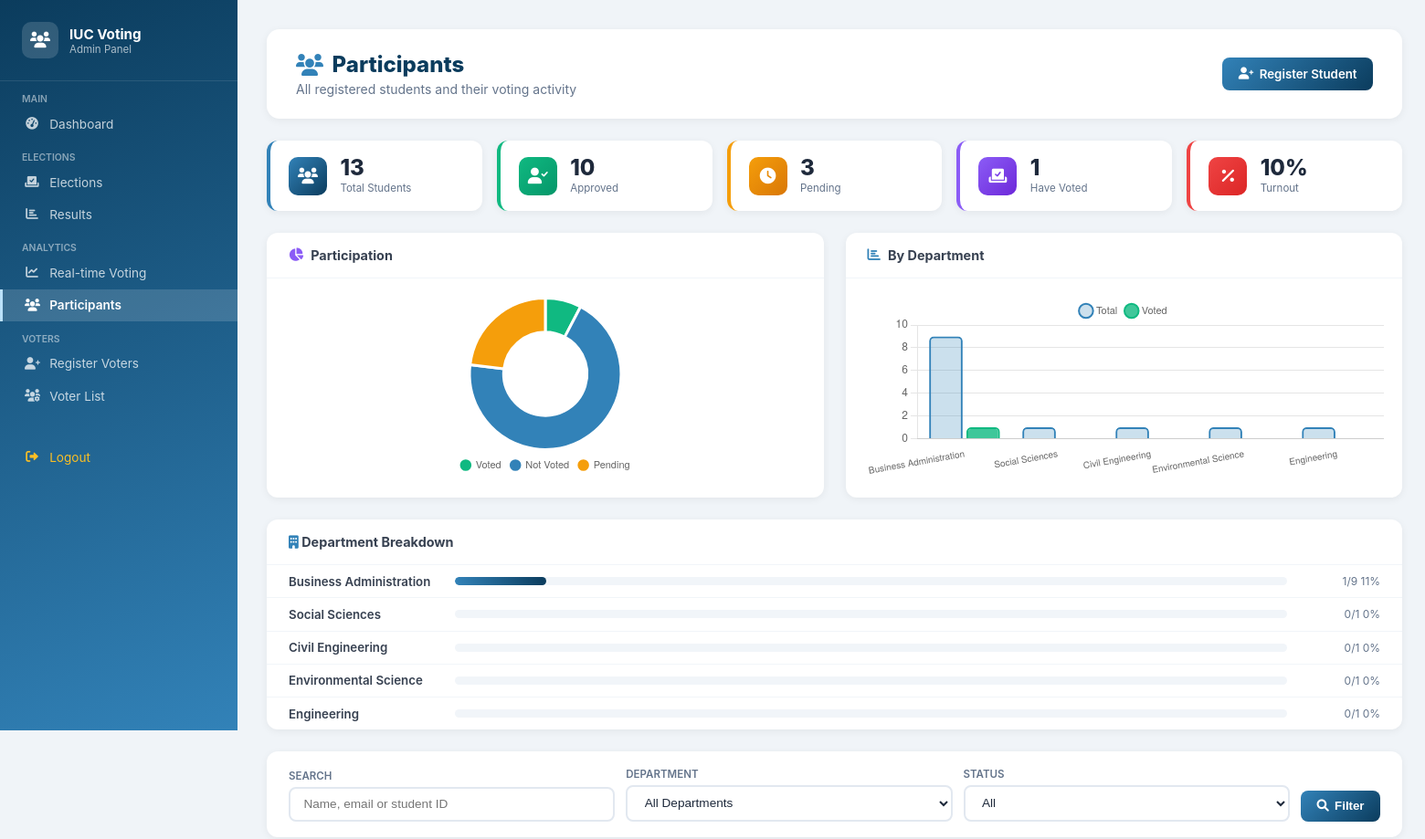
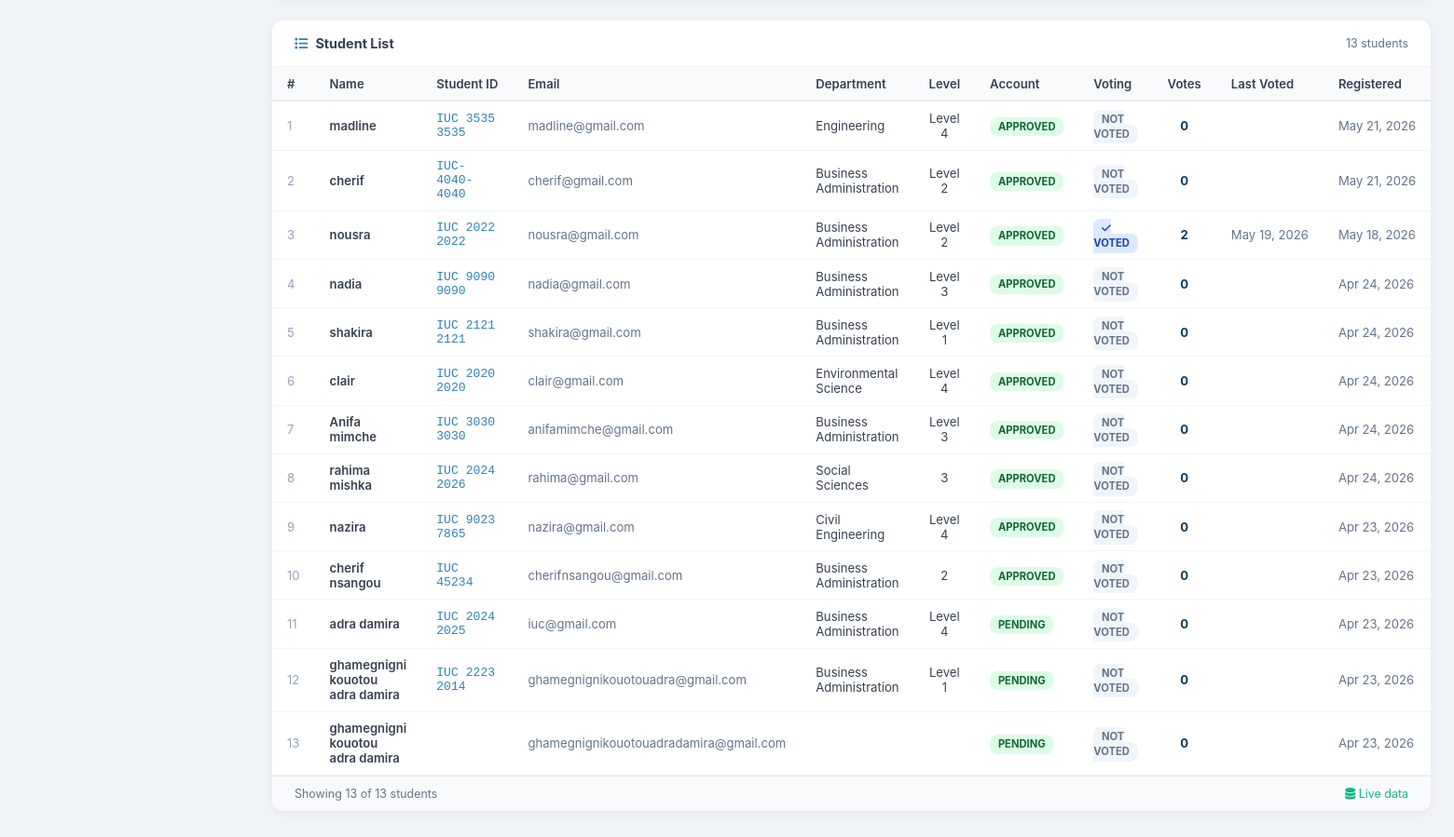
The page /debug/test_participants2.php (signed in) on the database its author committed (2 pictures, top to bottom).
### tables this page shows
CREATE TABLE IF NOT EXISTS `users` (
  `id` int NOT NULL AUTO_INCREMENT,
  `name` varchar(191) NOT NULL,
  `email` varchar(191) NOT NULL,
  `password` varchar(191) NOT NULL,
  `type` enum('student','admin') NOT NULL,
  `status` enum('pending','approved','rejected') DEFAULT 'pending',
  `created_at` timestamp NULL DEFAULT CURRENT_TIMESTAMP,
  `updated_at` timestamp NULL DEFAULT CURRENT_TIMESTAMP ON UPDATE CURRENT_TIMESTAMP,
  PRIMARY KEY (`id`),
  UNIQUE KEY `email` (`email`),
  KEY `idx_email` (`email`),
  KEY `idx_type` (`type`),
  KEY `idx_status` (`status`),
  KEY `idx_users_type_status` (`type`,`status`)
);

### debug/test_participants2.php (called while the page is built, shortened)
<?php
require_once 'config/config.php';
require_once 'pages/participants.php';

### pages/participants.php (the view, shortened to what this page needs)
<?php
$search=trim($_GET['search']??'');$deptFilter=trim($_GET['dept']??'');$statusFilter=trim($_GET['status']??'');
$totalStudents=(int)$pdo->query("SELECT COUNT(*) FROM users WHERE type='student'")->fetchColumn();
$approved=(int)$pdo->query("SELECT COUNT(*) FROM users WHERE type='student' AND status='approved'")->fetchColumn();
$pending=(int)$pdo->query("SELECT COUNT(*) FROM users WHERE type='student' AND status='pending'")->fetchColumn();
$voted=(int)$pdo->query("SELECT COUNT(DISTINCT user_id) FROM votes")->fetchColumn();
$turnout=$approved>0?round($voted/$approved*100,1):0;
$deptStats=$pdo->query("SELECT s.department,COUNT(DISTINCT s.user_id) AS total,COUNT(DISTINCT v.user_id) AS voted FROM students s LEFT JOIN votes v ON v.user_id=s.user_id WHERE s.department IS NOT NULL GROUP BY s.department ORDER BY total DESC")->fetchAll(PDO::FETCH_ASSOC);
$where="WHERE u.type='student'";$params=[];
$stmt=$pdo->prepare("SELECT u.id,u.name,u.email,u.status,u.created_at,s.student_id,s.department,s.level,COUNT(DISTINCT v.id) AS votes_cast,MAX(v.created_at) AS last_voted FROM users u LEFT JOIN students s ON s.user_id=u.id LEFT JOIN votes v ON v.user_id=u.id $where GROUP BY u.id ORDER BY u.created_at DESC");
$stmt->execute($params);$participants=$stmt->fetchAll(PDO::FETCH_ASSOC);
?><!DOCTYPE html><html lang="en"><head><meta charset="UTF-8"><meta name="viewport" content="width=device-width,initial-scale=1.0"><title>Participants - IUC Voting</title>
<link href="https://cdnjs.cloudflare.com/ajax/libs/font-awesome/6.0.0/css/all.min.css" rel="stylesheet">
</head>
<body><div class="layout">
<aside class="sidebar"><div class="sb-brand"><div class="sb-logo"><i class="fas fa-users"></i></div><div><h1>IUC Voting</h1><p>Admin Panel</p></div></div>
<div class="sb-sec">Main</div><a href="index.php?page=admin" class="sb-a"><i class="fas fa-tachometer-alt"></i> Dashboard</a>
<div class="sb-sec">Elections</div><a href="index.php?page=elections" class="sb-a"><i class="fas fa-vote-yea"></i> Elections</a><a href="index.php?page=results" class="sb-a"><i class="fas fa-chart-bar"></i> Results</a>
<div class="sb-sec">Analytics</div><a href="index.php?page=realtime_voting" class="sb-a"><i class="fas fa-chart-line"></i> Real-time Voting</a><a href="index.php?page=participants" class="sb-a active"><i class="fas fa-users"></i> Participants</a>
<div class="sb-sec">Voters</div><a href="index.php?page=voter_registration" class="sb-a"><i class="fas fa-user-plus"></i> Register Voters</a><a href="index.php?page=voter_list" class="sb-a"><i class="fas fa-users-cog"></i> Voter List</a>
<a href="index.php?page=logout" class="sb-a" style="margin-top:2rem;color:#fbbf24;"><i class="fas fa-sign-out-alt"></i> Logout</a></aside>
<main class="main">
<div class="hdr"><div><h1><i class="fas fa-users" style="color:#3282B8"></i> Participants</h1><p>All registered students and their voting activity</p></div><a href="index.php?page=voter_registration" class="btn bp"><i class="fas fa-user-plus"></i> Register Student</a></div>
<div class="sg">
<div class="sc"><div class="si"><i class="fas fa-users"></i></div><div><div class="sn"><?= $totalStudents ?></div><div class="sl">Total Students</div></div></div>
<div class="sc g"><div class="si"><i class="fas fa-user-check"></i></div><div><div class="sn"><?= $approved ?></div><div class="sl">Approved</div></div></div>
<div class="sc o"><div class="si"><i class="fas fa-clock"></i></div><div><div class="sn"><?= $pending ?></div><div class="sl">Pending</div></div></div>
<div class="sc p"><div class="si"><i class="fas fa-vote-yea"></i></div><div><div class="sn"><?= $voted ?></div><div class="sl">Have Voted</div></div></div>
<div class="sc r"><div class="si"><i class="fas fa-percentage"></i></div><div><div class="sn"><?= $turnout ?>%</div><div class="sl">Turnout</div></div></div>
</div>
<div class="cr">
<div class="cc"><div class="ch"><i class="fas fa-chart-pie" style="color:#8b5cf6"></i> Participation</div><div class="cb" style="display:flex;justify-content:center;"><canvas id="pieChart" style="max-height:200px;max-width:280px;"></canvas></div></div>
<div class="cc"><div class="ch"><i class="fas fa-chart-bar" style="color:#3282B8"></i> By Department</div><div class="cb"><?php if(empty($deptStats)): ?><div class="empty"><i class="fas fa-building"></i>No departments.</div><?php else: ?><canvas id="barChart" style="max-height:200px;"></canvas><?php endif; ?></div></div>
</div>
<?php if(!empty($deptStats)): ?>
<div class="dc"><div style="padding:1rem 1.5rem;border-bottom:1px solid #f1f5f9;font-size:.9rem;font-weight:700;color:#374151;"><i class="fas fa-building" style="color:#3282B8"></i> Department Breakdown</div>
<?php foreach($deptStats as $d):$pct=$d['total']>0?round($d['voted']/$d['total']*100):0; ?>
<div class="dr"><div class="dn"><?= htmlspecialchars($d['department']) ?></div><div class="dt"><div class="df" style="width:<?= $pct ?>%"></div></div><div class="dm"><?= $d['voted'] ?>/<?= $d['total'] ?> <?= $pct ?>%</div></div>
<?php endforeach; ?></div>
<?php endif; ?>
<form method="GET" action="index.php" class="fb"><input type="hidden" name="page" value="participants">
<div class="fg"><label>Search</label><input type="text" name="search" placeholder="Name, email or student ID" value="<?= htmlspecialchars($search) ?>"></div>
<div class="fg"><label>Department</label><select name="dept"><option value="">All Departments</option></select></div>
<div class="fg"><label>Status</label><select name="status"><option value="">All</option></select></div>
<button type="submit" class="btn bp"><i class="fas fa-search"></i> Filter</button>
</form>
<div class="tc"><div class="th"><h3><i class="fas fa-list" style="color:#3282B8"></i> Student List</h3><span style="font-size:.78rem;color:#64748b;"><?= count($participants) ?> student<?= count($participants)!=1?'s':'' ?></span></div>
<?php if(empty($participants)): ?><div class="empty"><i class="fas fa-users"></i>No students match your filters.</div>
<?php else: ?><div style="overflow-x:auto;"><table><thead><tr><th>#</th><th>Name</th><th>Student ID</th><th>Email</th><th>Department</th><th>Level</th><th>Account</th><th>Voting</th><th>Votes</th><th>Last Voted</th><th>Registered</th></tr></thead><tbody>
<?php foreach($participants as $i=>$p): ?>
<tr><td style="color:#94a3b8;"><?= $i+1 ?></td><td style="font-weight:600;"><?= htmlspecialchars($p['name']) ?></td><td style="font-family:monospace;color:#3282B8;"><?= htmlspecialchars($p['student_id']??'') ?></td><td style="color:#64748b;"><?= htmlspecialchars($p['email']) ?></td><td><?= htmlspecialchars($p['department']??'') ?></td><td style="text-align:center;"><?= htmlspecialchars($p['level']??'') ?></td><td><span class="badge ba"><?= ucfirst($p['status']) ?></span></td><td><?php if($p['votes_cast']>0): ?><span class="badge bv"><i class="fas fa-check"></i> Voted</span><?php else: ?><span class="badge bn">Not Voted</span><?php endif; ?></td><td style="text-align:center;font-weight:700;color:#0B3C5D;"><?= $p['votes_cast'] ?></td><td style="color:#64748b;white-space:nowrap;"><?= $p['last_voted']?date('M d, Y',strtotime($p['last_voted'])):'' ?></td><td style="color:#64748b;white-space:nowrap;"><?= date('M d, Y',strtotime($p['created_at'])) ?></td></tr>
<?php endforeach; ?>
</tbody></table></div><div class="tf"><span>Showing <?= count($participants) ?> of <?= $totalStudents ?> students</span><span style="color:#10b981;"><i class="fas fa-database"></i> Live data</span></div>
<?php endif; ?></div>
</main></div>
<script>
window.addEventListener('load',function(){if(typeof Chart==='undefined')return;
new Chart(document.getElementById('pieChart'),{type:'doughnut',data:{labels:['Voted','Not Voted','Pending'],datasets:[{data:[<?= $voted ?>,<?= max(0,$approved-$voted) ?>,<?= $pending ?>],backgroundColor:['#10b981','#3282B8','#f59e0b'],borderWidth:3,borderColor:'#fff'}]},options:{responsive:true,maintainAspectRatio:true,plugins:{legend:{position:'bottom',labels:{font:{size:11},padding:10,usePointStyle:true}}},cutout:'55%'}});
<?php if(!empty($deptStats)): ?>
new Chart(document.getElementById('barChart'),{type:'bar',data:{labels:<?= json_encode(array_column($deptStats,'department')) ?>,datasets:[{label:'Total',data:<?= json_encode(array_map('intval',array_column($deptStats,'total'))) ?>,backgroundColor:'rgba(50,130,184,.25)',borderColor:'#3282B8',borderWidth:2,borderRadius:5},{label:'Voted',data:<?= json_encode(array_map('intval',array_column($deptStats,'voted'))) ?>,backgroundColor:'rgba(16,185,129,.8)',borderColor:'#10b981',borderWidth:2,borderRadius:5}]},options:{responsive:true,maintainAspectRatio:true,plugins:{legend:{position:'top',labels:{font:{size:11},usePointStyle:true}},tooltip:{mode:'index',intersect:false}},scales:{y:{beginAtZero:true,ticks:{precision:0}},x:{grid:{display:false},ticks:{font:{size:10},maxRotation:30}}}}});
<?php endif; ?>});
</script></body></html>

### rows shown on the page
users: name "madline", student_id "IUC 3535 3535", email "madline@gmail.com", department "Engineering", level "Level 4", status "APPROVED", shows "NOT VOTED", votes_cast "0", created_at "May 21, 2026"
users: name "cherif", student_id "IUC-4040-4040", email "cherif@gmail.com", department "Business Administration", level "Level 2", status "APPROVED", shows "NOT VOTED", votes_cast "0", created_at "May 21, 2026"
users: name "nousra", student_id "IUC 2022 2022", email "nousra@gmail.com", department "Business Administration", level "Level 2", status "APPROVED", shows "VOTED", votes_cast "2", last_voted "May 19, 2026", created_at "May 18, 2026"
users: name "nadia", student_id "IUC 9090 9090", email "nadia@gmail.com", department "Business Administration", level "Level 3", status "APPROVED", shows "NOT VOTED", votes_cast "0", created_at "Apr 24, 2026"
users: name "shakira", student_id "IUC 2121 2121", email "shakira@gmail.com", department "Business Administration", level "Level 1", status "APPROVED", shows "NOT VOTED", votes_cast "0", created_at "Apr 24, 2026"
users: name "clair", student_id "IUC 2020 2020", email "clair@gmail.com", department "Environmental Science", level "Level 4", status "APPROVED", shows "NOT VOTED", votes_cast "0", created_at "Apr 24, 2026"
users: name "Anifa mimche", student_id "IUC 3030 3030", email "anifamimche@gmail.com", department "Business Administration", level "Level 3", status "APPROVED", shows "NOT VOTED", votes_cast "0", created_at "Apr 24, 2026"
users: name "rahima mishka", student_id "IUC 2024 2026", email "rahima@gmail.com", department "Social Sciences", level "3", status "APPROVED", shows "NOT VOTED", votes_cast "0", created_at "Apr 24, 2026"
users: name "nazira", student_id "IUC 9023 7865", email "nazira@gmail.com", department "Civil Engineering", level "Level 4", status "APPROVED", shows "NOT VOTED", votes_cast "0", created_at "Apr 23, 2026"
users: name "cherif nsangou", student_id "IUC 45234", email "cherifnsangou@gmail.com", department "Business Administration", level "2", status "APPROVED", shows "NOT VOTED", votes_cast "0", created_at "Apr 23, 2026"
users: name "adra damira", student_id "IUC 2024 2025", email "iuc@gmail.com", department "Business Administration", level "Level 4", status "PENDING", shows "NOT VOTED", votes_cast "0", created_at "Apr 23, 2026"
users: name "ghamegnigni kouotou adra damira", student_id "IUC 2223 2014", email "ghamegnignikouotouadra@gmail.com", department "Business Administration", level "Level 1", status "PENDING", shows "NOT VOTED", votes_cast "0", created_at "Apr 23, 2026"
users: name "ghamegnigni kouotou adra damira", email "ghamegnignikouotouadradamira@gmail.com", status "PENDING", shows "NOT VOTED", votes_cast "0", created_at "Apr 23, 2026"

### other values the page prints
$totalStudents "13"
$approved "10"
$pending "3"
$voted "1"
$turnout "10"
$d['department'] "Business Administration"
$d['voted'] "1"
$d['total'] "9"
$pct "11"
$d['department'] "Social Sciences"
$d['voted'] "0"
$d['total'] "1"
$pct "0"
$d['department'] "Civil Engineering"
$d['department'] "Environmental Science"
